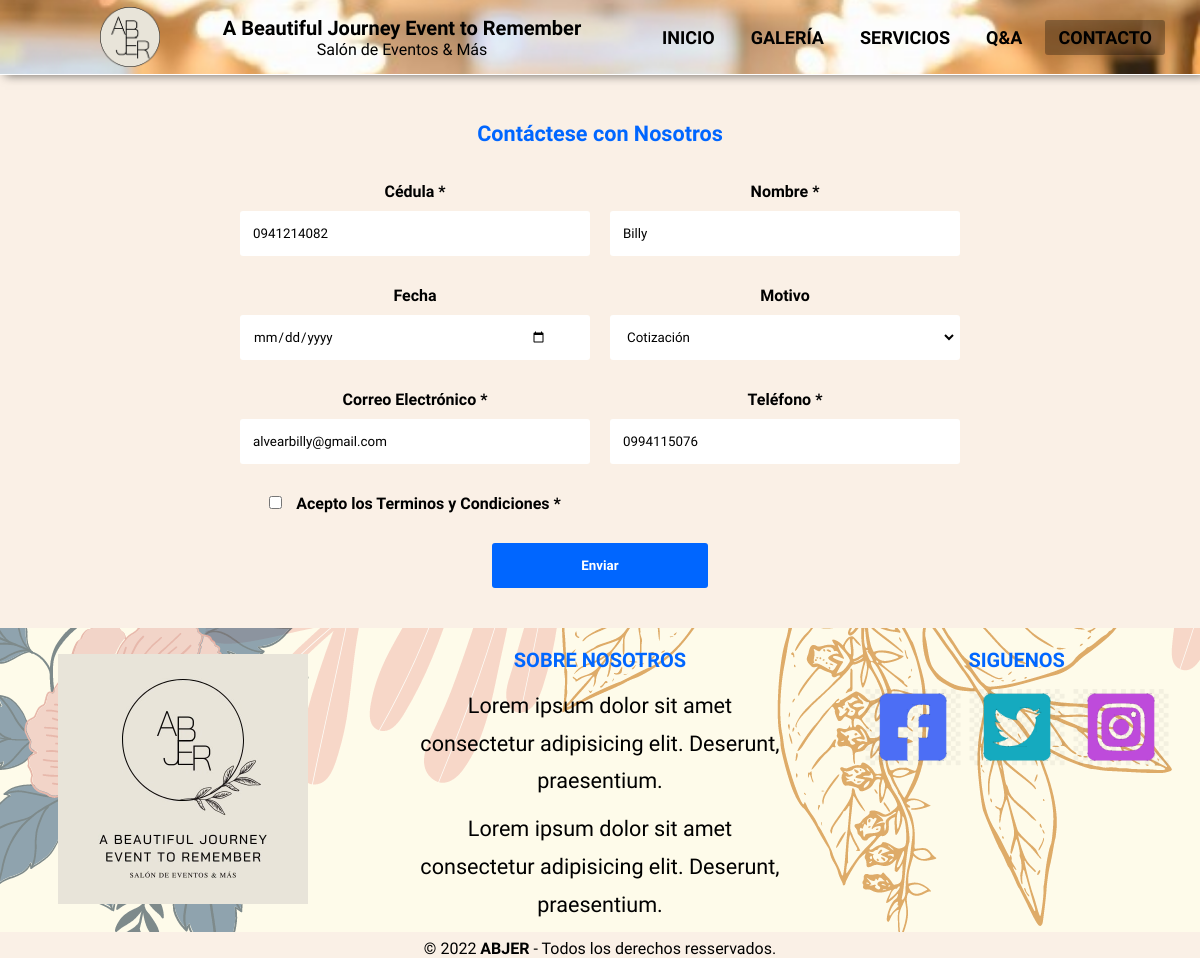
/index.php?c=contacto&f=editar&id=1, run on the app's committed database.
### tables this page shows
CREATE TABLE `contacto` (
  `ID_CONTACTO` int(11) NOT NULL,
  `cedula` varchar(10) NOT NULL,
  `nombre` varchar(45) NOT NULL,
  `correo` varchar(45) NOT NULL,
  `telefono` varchar(45) NOT NULL,
  `fechaDisponible` date NOT NULL,
  `ID_MOTIVO` int(11) NOT NULL
);

### control/FrontControlador.php (called while the page is built, shortened)
<?php
class FrontControlador {
    public function ruteo() {
        $funcion = (!empty($_REQUEST['f']))?htmlentities($_REQUEST['f']):FUNCION_PRINCIPAL;
        $cont = new $controlador();
        $cont->$funcion();
    }
}

### index.php (called while the page is built)
<?php
require_once 'control/FrontControlador.php';
$front = new FrontControlador();
$front->ruteo();

### config/Conexion.php (called while the page is built)
<?php
class Conexion {
    public static function getConexion() {
        $database_username = 'root';
        $database_password = '';
        $dbname = "bdevento";
        $dsn = 'mysql:host=localhost;dbname=' . $dbname;
        $conexion = null;
        try {
            $conexion = new PDO($dsn, $database_username, $database_password);
            $conexion->setAttribute(PDO::ATTR_ERRMODE, PDO::ERRMODE_EXCEPTION);
        } catch (Exception $e) {
            echo $e;
            die("error " . $e->getMessage());
        }
        return $conexion;
    }
}

### model/dao/ContactoDAO.php (called while the page is built, shortened)
<?php
require_once 'config/Conexion.php';
class ContactoDAO {
    private $con;
    public function __construct(){
        $this->con=Conexion::getConexion();
    }
    public function buscarxId($id) {
        $sql = "SELECT c.ID_CONTACTO,c.cedula,c.nombre,c.correo,c.telefono,c.fechaDisponible,m.descripcion
                FROM contacto c
                INNER JOIN motivo m ON c.ID_MOTIVO = m.ID_MOTIVO
                WHERE c.ID_CONTACTO = :id";
        $stmt = $this->con->prepare($sql);
        $data = ['id' => $id];
        $stmt->execute($data);
        $producto = $stmt->fetch(PDO::FETCH_ASSOC);
        return $producto;
    }
}

### model/dao/MotivoDAO.php (called while the page is built)
<?php
require_once 'config/Conexion.php';
class MotivoDAO {
     private $con;
    public function __construct() {
        $this->con = Conexion::getConexion();
    }
     public function listar() {
        $sql = "select * from motivo";
        $stmt = $this->con->prepare($sql);
        $stmt->execute();
        $resultados = $stmt->fetchAll(PDO::FETCH_OBJ);
        return $resultados;
    }
}

### visual/modulos/contactoAlvear/contacto.editar.php (the view, shortened to what this page needs)
<?php require_once 'visual/templates/templatesAlvear/Header.php'; ?>
<main class="main_form">
  <p class="par_formulario">Contáctese con Nosotros</p>
  <br />
  <form action="index.php?c=contacto&f=editar" method="POST" class="formulario" id="formularioed">
    <div class="formulario__grupo" id="grupo__cedula">
      <label for="cedula" class="formulario__label">Cédula *</label>
      <div class="formulario__grupo-input">
        <input type="text" class="formulario__input" name="cedula" id="cedula" placeholder="0999999992" value="<?php echo $prod['cedula']; ?>"/>
      </div>
    </div>
    <div class="formulario__grupo" id="grupo__nombre">
      <label for="nombre" class="formulario__label">Nombre *</label>
      <div class="formulario__grupo-input">
        <input type="text" class="formulario__input" name="nombre" id="nombre" placeholder="Billy Alvear" value="<?php echo $prod['nombre']; ?>"/>
      </div>
    </div>
    <div class="formulario__grupo" id="grupo__fecha">
      <label for="fecha" class="formulario__label">Fecha</label>
      <div class="formulario__grupo-input">
        <input type="date" class="formulario__input" name="fecha" id="fecha"/>
      </div>
    </div>
    <div class="formulario__grupo" id="grupo__motivo">
      <label for="motivo" class="formulario__label">Motivo</label>
      <div class="formulario__grupo-input">
        <select id="motivo" name="motivo" class="formulario__input">
            <?php
                foreach ($motivo as $mov) {
                    $selected='';
                    echo  "<option ".$selected." value='".$mov->ID_MOTIVO."'>".$mov->descripcion."</option>";
                }
            ?>
        </select>
      </div>
    </div>
    <div class="formulario__grupo" id="grupo__correo">
      <label for="correo" class="formulario__label">Correo Electrónico *</label>
      <div class="formulario__grupo-input">
        <input type="email" class="formulario__input" name="correo" id="correo" placeholder="correo@correo.com" value="<?php echo $prod['correo']; ?>"/>
      </div>
    </div>
    <div class="formulario__grupo" id="grupo__telefono">
      <label for="telefono" class="formulario__label">Teléfono *</label>
      <div class="formulario__grupo-input">
        <input type="text" class="formulario__input" name="telefono" id="telefono" placeholder="4491234567" value="<?php echo $prod['telefono']; ?>"/>
      </div>
    </div>
    <div class="formulario__grupo" id="grupo__terminos">
      <label class="formulario__label">
        <input class="formulario__checkbox" type="checkbox" name="terminos" id="terminos" />
        Acepto los Terminos y Condiciones *
      </label>
    </div>
    <div class="formulario__grupo formulario__grupo-btn-enviar">
      <button type="submit" class="formulario__btn">Enviar</button>
    </div>
  </form>
</main>
</div>
<?php require_once 'visual/templates/templatesAlvear/footer.php'; ?>

### assets/css/style_master.css (style rules this page uses)
* { margin: 0; padding: 0; list-style: none; text-decoration: none; font-family: "Bai Jamjuree", sans-serif; }
body { background-color: linen; }
p { text-align: left; font-size: 135%; line-height: 175%; }

### assets/css/AlvearBilly.css (style rules this page uses)
* { box-sizing: border-box; }
.par_formulario { text-align: center; font-weight: 700; color: #0066ff; }
.main_form { max-width: 800px; width: 90%; margin: auto; padding: 40px; }
.formulario { display: grid; grid-template-columns: 1fr 1fr; gap: 20px; }
.formulario__label { display: block; font-weight: 700; padding: 10px; cursor: pointer; }
.formulario__grupo-input { position: relative; }
.formulario__input { width: 100%; background: #fff; border: 3px solid transparent; border-radius: 3px; height: 45px; line-height: 45px; padding: 0 40px 0 10px; transition: .3s ease all; }
.formulario__checkbox { margin-right: 10px; }
.formulario__grupo-terminos, .formulario__mensaje, .formulario__grupo-btn-enviar { grid-column: span 2; }
.formulario__grupo-btn-enviar { display: flex; flex-direction: column; align-items: center; }
.formulario__btn { height: 45px; line-height: 45px; width: 30%; background: #0066ff; color: #fff; font-weight: bold; border: none; border-radius: 3px; cursor: pointer; transition: .1s ease all; }
:root { --primary-color: white; --secondary-color:rgb(61,68,73); --highlight-color: #3282b8; --dt-padding: 12px; --dt-padding-s: 6px; --dt-padding-xs: 2px; --dt-border-radius:3px; --dt-background-color-container: #2a3338; --dt-border-color: var(--secondary-color); --dt-bg-color: var(--highlight-color); --dt-text-color: var(--primary-color); --dt-bg-active-button: var(--highlight-color); --dt-text-color-button: var(--primary-color); --dt-text-color-active-button: var(--primary-color); --dt-hover-cell-color: var(--highlight-color); --dt-even-row-color: var(--secondary-color); --dt-focus-color: var(--highlight-color); --dt-input-background-color: var(--secondary-color); --dt-input-color: var(--primary-color); }

### data on the page
contacto: cedula "0941214082", nombre "Billy", correo "alvearbilly@gmail.com", telefono "0994115076"

### other printed values
form field motivo "Cotización"
